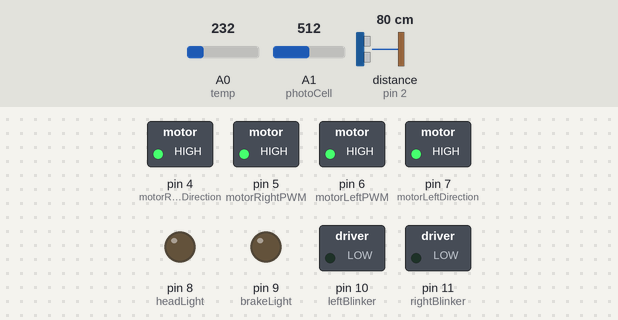
A sketch run on a simulated Arduino Uno, built with avr-gcc and run on an emulated ATmega328P. Parts: switched loads named in the sketch (green lamp = pin HIGH), output pins drawn as LEDs (lit = HIGH). Wiring (inferred from the names in the program): ultrasonic range finder: trigger pin 3; echo pin 2. Dashed ring = blinking. The inputs (shaded band) are chosen by the test bench; at power-on: distance to the obstacle (sensor on pin 2) 80 cm, A0 (temp) = 232, A1 (photoCell) = 512. The echo pulse lasts 58.3 µs per cm; pins used as bus, display or sensor lines are not drawn; what the sketch prints to the serial monitor is not drawn.

Above: at 1.8 s.
1.9 s: distance to the obstacle (sensor on pin 2) set to 43 cm
4.2 s: distance to the obstacle (sensor on pin 2) set to 36 cm
At 6.5 s:
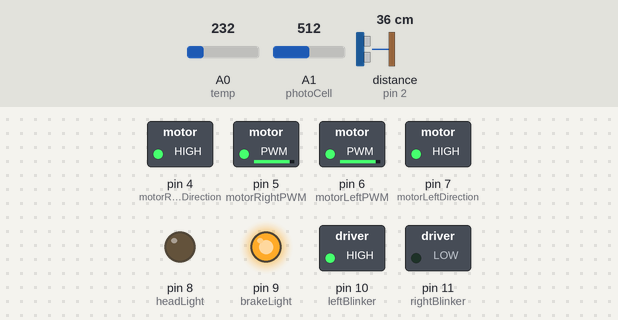
8.3 s: distance to the obstacle (sensor on pin 2) set to 2 cm
At 11.1 s:
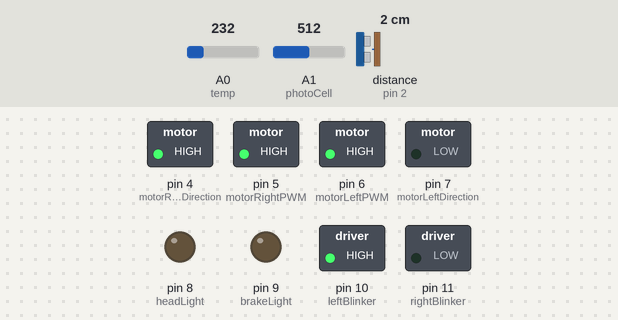
12.4 s: distance to the obstacle (sensor on pin 2) set to 5 cm
15.9 s: distance to the obstacle (sensor on pin 2) set to 8 cm
At 19.7 s:
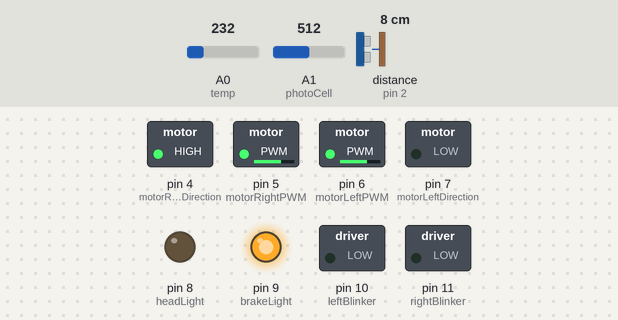
20.0 s: distance to the obstacle (sensor on pin 2) set to 60 cm
At 22.2 s:
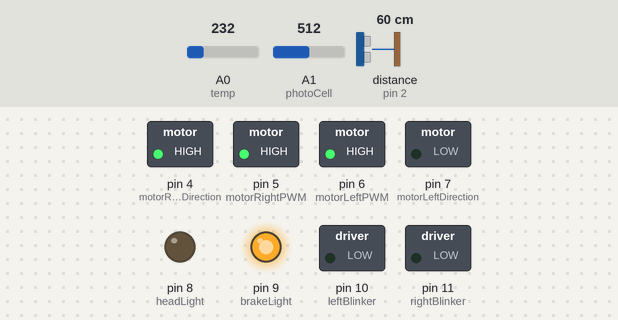
Timing chart, 0 to 23.7 s (numbered marks = the images above; inputs shaded):
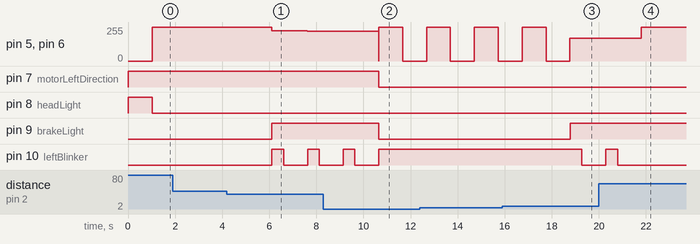

Measured:
- the behaviour switches between 40 and 39 cm on distance to the obstacle (sensor on pin 2) (found by bisection; images 0 and 1)
- the behaviour switches between 6 and 7 cm on distance to the obstacle (sensor on pin 2) (found by bisection; images 2 and 3)
- after the input at 1.9 s, every drawn part: stays the same
- after the input at 4.2 s, pin 5 (motorRightPWM), pin 6 (motorLeftPWM): 255/255 → 227/255 after 1.9 s, → 225/255 1.5 s later; pin 9 (brakeLight): LOW → HIGH after 1.9 s; pin 10 (leftBlinker): alternates HIGH for 0.50 s and LOW for 1.0 s, starting after 1.9 s
- after the input at 8.3 s, pin 5 (motorRightPWM), pin 6 (motorLeftPWM): 225/255 → 255/255 after 2.3 s, → 0/255 1.0 s later; pin 7 (motorLeftDirection): HIGH → LOW after 2.4 s; pin 9 (brakeLight): HIGH → LOW after 2.3 s; pin 10 (leftBlinker): goes on until 10.7 s, then stays HIGH
- after the input at 15.9 s, pin 9 (brakeLight): LOW → HIGH after 2.9 s; pin 10 (leftBlinker): HIGH → LOW after 3.4 s
- after the input at 20.0 s, pin 5 (motorRightPWM), pin 6 (motorLeftPWM): 170/255 → 255/255 after 1.8 s; pin 10 (leftBlinker): goes on until 20.8 s, then stays LOW

The sketch:

Basic_with_LED.ino
```cpp
// GLOBAL VARIABLES
unsigned long prevTime = 2000;
unsigned long currentTime;
unsigned long leftCurrentTime;
int photocellValue;
int count = 0;
int headLightOverride;
float dist_ahead;

// PIN ASSIGNMENTS AND OTHER CONSTANTS
const int temp = 0; //Analog pin
const int photoCell = 1; //Analog pin
const int echo = 2;
const int trig = 3;
const int motorRightDirection = 4;
const int motorRightPWM = 5;
const int motorLeftPWM = 6;
const int motorLeftDirection = 7;
const int headLight = 8;
const int brakeLight = 9;
const int leftBlinker = 10;
const int rightBlinker = 11;


const int FULL_SPEED = 255;
const int MIN_SPEED = 170;
const int STOP_SPEED = 0;

const int SLOW_DIST = 40; //distance to start slowing` down is 40 cm
const int STOP_DIST = 6; //distance to stop is 6 cm FOR NOW, (improve later)

const int TURN_90_TIME = 1000;
const int LOOP_DELAY = 1000;

const int lowLight = 700;
const int medLight = 900;
const int dayTimeRunningLights = 50;

const int ON = HIGH;
const int OFF = LOW;

void setup(){
  //set sensor modes
  pinMode(trig, OUTPUT);
  pinMode(echo,INPUT);

  analogReference(INTERNAL); //change aRef to ~1.1V

  //set up pin modes
  pinMode(motorRightDirection, OUTPUT);
  pinMode(motorRightPWM, OUTPUT);
  pinMode(motorLeftPWM, OUTPUT);
  pinMode(motorLeftDirection, OUTPUT);
  pinMode(headLight, OUTPUT);
  pinMode(brakeLight, OUTPUT);
  pinMode(leftBlinker, OUTPUT);
  pinMode(rightBlinker, OUTPUT);
  pinMode(photoCell, INPUT);

  setMotorsForward(); // initialize to forward, but dont drive anywhere yet
  setMotorSpeed(STOP_SPEED);
  digitalWrite(headLight, HIGH);

  Serial.begin(9600);
}

void loop(){
//BASIC MOTOR TEST
/* setMotorsForward();
  setMotorSpeed(FULL_SPEED);
  delay(1000);
  setMotorSpeed(STOP_SPEED);
  delay(1000);
  turnRight();
  delay(1000);
  turnLeft();
  delay(1000);
  */


  currentTime = millis();    //take the current time for the next calculation
  if(currentTime - prevTime > LOOP_DELAY){   //process new instruction every ONE SECOND
    prevTime = currentTime;
    dist_ahead = getDistance();
    setHeadLights();
    // Read Ultrasonic sensor and calculate distance

    if(dist_ahead <= STOP_DIST) {  // At STOP_DIST,(6cm), and turn left
      digitalWrite(brakeLight, LOW);
      turnLeft();
    } else if(dist_ahead <= SLOW_DIST) { // Slow down to MIN_SPEED
      slowDown(dist_ahead);
      digitalWrite(brakeLight, HIGH);
      blinkLeft();
    } else {                   // Otherwise keep driving full speed
      setMotorSpeed(FULL_SPEED);
    }

    // Print distance reading  to the serial monitor    TODO: print to LCD
    Serial.print(" |Distance: ");
    Serial.print(dist_ahead);
    Serial.println(" cm|");
  }
}

void setMotorsForward() {   //Configure motor settings, doesnt actually drive
  digitalWrite(motorRightDirection, HIGH);
  digitalWrite(motorLeftDirection, HIGH);
  delay(10); //delay to make sure the correct direction is going to proces
}

// CURRENTLY WE ARE NOT USING THIS MEHOD
//void setMotorsBackward() {
//  digitalWrite(motorLeftDirection, LOW);
//  digitalWrite(motorRightDirection, LOW);
//  delay(100); //delay to make sure the correct direction is going to process
//}

void setMotorSpeed(int pwm_speed){
  analogWrite(motorLeftPWM, pwm_speed);
  analogWrite(motorRightPWM, pwm_speed); //start turning again
  Serial.print(" |Motor Speed: ");      // print motor speed every time we set it
  Serial.print(pwm_speed);
  Serial.print("|");
  delay(10);
}

void turnLeft() {
  setMotorSpeed(STOP_SPEED);
  digitalWrite(motorRightDirection, HIGH);
  digitalWrite(motorLeftDirection, LOW);
  setMotorSpeed(FULL_SPEED);
  digitalWrite(leftBlinker, HIGH);
  delay(TURN_90_TIME);
  setMotorSpeed(STOP_SPEED);
}

// CURRENTLY WE ARE NOT USING THIS MEHOD
//void turnRight() {
//  digitalWrite(motorRightDirection, LOW);
//  digitalWrite(motorLeftDirection, HIGH);
//  setMotorSpeed(FULL_SPEED);
//  delay(TURN_90_TIME);
//  setMotorSpeed(STOP_SPEED);
//}


void slowDown(float dist) {
  float slowrate_f = ((dist-STOP_DIST)/(SLOW_DIST-STOP_DIST)) * 255;
  int slowrate_i = (int)slowrate_f;

  if(slowrate_i < MIN_SPEED)  //THE END OF THE BEEPING
    slowrate_i = MIN_SPEED;

  setMotorSpeed(slowrate_i);
}

void setHeadLights() {
    headLightOverride = 0;

  //Headlight Functionality
  if(headLightOverride == 0){
      photocellValue = analogRead(photoCell); //reads the light level
      Serial.println(photocellValue);
      delay(1000);

    if(photocellValue > medLight){
      analogWrite(headLight, OFF);
    } else if (photocellValue > lowLight){
      analogWrite(headLight, dayTimeRunningLights);
    } else {
      analogWrite(headLight, ON);
    }

  } else if(headLightOverride == 1){ //over ride and on
    analogWrite(headLight, ON);
  } else { //over ride and off
    analogWrite(headLight, OFF);
  }

}

void blinkLeft() {
  digitalWrite(leftBlinker, HIGH);
  delay(500);
  digitalWrite(leftBlinker, LOW);
}

void blinkRight() {
  digitalWrite(rightBlinker, HIGH);
  delay(500);
  digitalWrite(rightBlinker, LOW);
}


float getDistance() {
  float echotime; //time of pulse in microseconds
  float temperature; //temperature from IC sensor in degree Celsius
  float speedSound; //calculated speed of sound using temperature from IC sensor
  float distance; //distance in cm

  temperature = analogRead(temp)/9.31;       //read temperature from IC sensor(in Celsius);
  speedSound = 331.5 + (0.6 * temperature);  //calculate speed of sound with temperature in m/s
  speedSound = 10000/speedSound;             //convert speed of sound to us/cm

  digitalWrite(trig, LOW);      //10us pulse to trigger
  delayMicroseconds(10);
  digitalWrite(trig, HIGH);
  delayMicroseconds(10);
  digitalWrite(trig, LOW);

  echotime = pulseIn(echo, HIGH); //waits for echo to go HIGH, starts timer, stops timer when echo goes LOW

  //calculate distance in cm
  if (echo > 38000) { //if the distance is too far, just set distance to 0.
    distance = 0;
  } else {
    distance = echotime/speedSound/2;
  }

  return distance;
}
```
